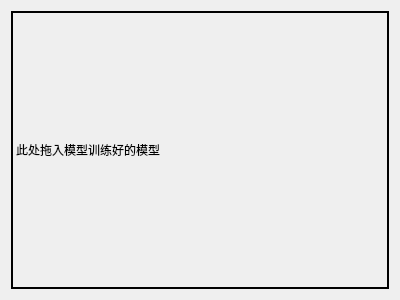
<?xml version="1.0" encoding="UTF-8"?>
<ui version="4.0">
 <class>DragUrlModule</class>
 <widget class="QWidget" name="DragUrlModule">
  <property name="geometry">
   <rect>
    <x>0</x>
    <y>0</y>
    <width>400</width>
    <height>300</height>
   </rect>
  </property>
  <property name="windowTitle">
   <string>Form</string>
  </property>
  <layout class="QGridLayout" name="gridLayout">
   <item row="0" column="0">
    <widget class="QLabel" name="label">
     <property name="sizePolicy">
      <sizepolicy hsizetype="Ignored" vsizetype="Ignored">
       <horstretch>0</horstretch>
       <verstretch>0</verstretch>
      </sizepolicy>
     </property>
     <property name="frameShape">
      <enum>QFrame::WinPanel</enum>
     </property>
     <property name="text">
      <string>此处拖入模型训练好的模型</string>
     </property>
    </widget>
   </item>
  </layout>
 </widget>
 <resources/>
 <connections/>
</ui>
